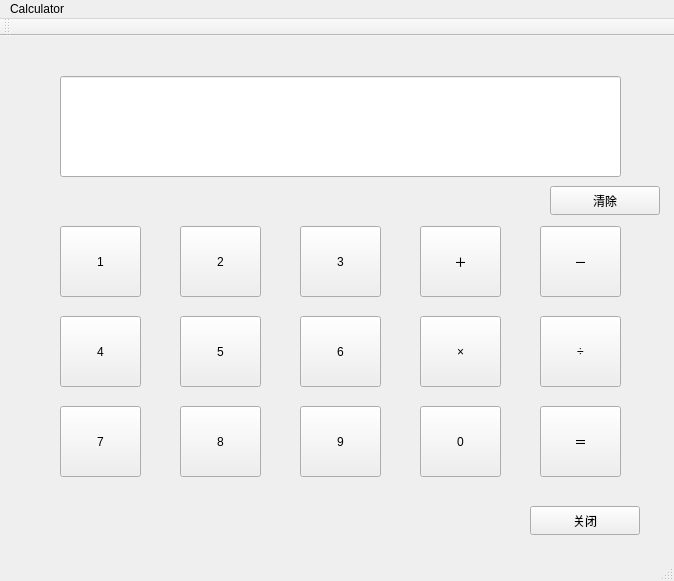
<?xml version="1.0" encoding="UTF-8"?>
<ui version="4.0">
 <class>MainWindow</class>
 <widget class="QMainWindow" name="MainWindow">
  <property name="geometry">
   <rect>
    <x>0</x>
    <y>0</y>
    <width>674</width>
    <height>581</height>
   </rect>
  </property>
  <property name="windowTitle">
   <string>MainWindow</string>
  </property>
  <widget class="QWidget" name="centralWidget">
   <widget class="QPushButton" name="n1">
    <property name="geometry">
     <rect>
      <x>60</x>
      <y>190</y>
      <width>81</width>
      <height>71</height>
     </rect>
    </property>
    <property name="text">
     <string>1</string>
    </property>
   </widget>
   <widget class="QPushButton" name="n2">
    <property name="geometry">
     <rect>
      <x>180</x>
      <y>190</y>
      <width>81</width>
      <height>71</height>
     </rect>
    </property>
    <property name="text">
     <string>2</string>
    </property>
   </widget>
   <widget class="QPushButton" name="n3">
    <property name="geometry">
     <rect>
      <x>300</x>
      <y>190</y>
      <width>81</width>
      <height>71</height>
     </rect>
    </property>
    <property name="text">
     <string>3</string>
    </property>
   </widget>
   <widget class="QPushButton" name="n4">
    <property name="geometry">
     <rect>
      <x>60</x>
      <y>280</y>
      <width>81</width>
      <height>71</height>
     </rect>
    </property>
    <property name="text">
     <string>4</string>
    </property>
   </widget>
   <widget class="QPushButton" name="n5">
    <property name="geometry">
     <rect>
      <x>180</x>
      <y>280</y>
      <width>81</width>
      <height>71</height>
     </rect>
    </property>
    <property name="text">
     <string>5</string>
    </property>
   </widget>
   <widget class="QPushButton" name="n6">
    <property name="geometry">
     <rect>
      <x>300</x>
      <y>280</y>
      <width>81</width>
      <height>71</height>
     </rect>
    </property>
    <property name="text">
     <string>6</string>
    </property>
   </widget>
   <widget class="QPushButton" name="n7">
    <property name="geometry">
     <rect>
      <x>60</x>
      <y>370</y>
      <width>81</width>
      <height>71</height>
     </rect>
    </property>
    <property name="text">
     <string>7</string>
    </property>
   </widget>
   <widget class="QPushButton" name="n8">
    <property name="geometry">
     <rect>
      <x>180</x>
      <y>370</y>
      <width>81</width>
      <height>71</height>
     </rect>
    </property>
    <property name="text">
     <string>8</string>
    </property>
   </widget>
   <widget class="QPushButton" name="n9">
    <property name="geometry">
     <rect>
      <x>300</x>
      <y>370</y>
      <width>81</width>
      <height>71</height>
     </rect>
    </property>
    <property name="text">
     <string>9</string>
    </property>
   </widget>
   <widget class="QPushButton" name="n0">
    <property name="geometry">
     <rect>
      <x>420</x>
      <y>370</y>
      <width>81</width>
      <height>71</height>
     </rect>
    </property>
    <property name="text">
     <string>0</string>
    </property>
   </widget>
   <widget class="QPushButton" name="closeAn">
    <property name="geometry">
     <rect>
      <x>530</x>
      <y>470</y>
      <width>110</width>
      <height>29</height>
     </rect>
    </property>
    <property name="text">
     <string>关闭</string>
    </property>
   </widget>
   <widget class="QPushButton" name="jia">
    <property name="geometry">
     <rect>
      <x>420</x>
      <y>190</y>
      <width>81</width>
      <height>71</height>
     </rect>
    </property>
    <property name="text">
     <string>＋</string>
    </property>
   </widget>
   <widget class="QPushButton" name="cheng">
    <property name="geometry">
     <rect>
      <x>420</x>
      <y>280</y>
      <width>81</width>
      <height>71</height>
     </rect>
    </property>
    <property name="text">
     <string>×</string>
    </property>
   </widget>
   <widget class="QPushButton" name="deng">
    <property name="geometry">
     <rect>
      <x>540</x>
      <y>370</y>
      <width>81</width>
      <height>71</height>
     </rect>
    </property>
    <property name="text">
     <string>＝</string>
    </property>
   </widget>
   <widget class="QPushButton" name="chu">
    <property name="geometry">
     <rect>
      <x>540</x>
      <y>280</y>
      <width>81</width>
      <height>71</height>
     </rect>
    </property>
    <property name="text">
     <string>÷</string>
    </property>
   </widget>
   <widget class="QPushButton" name="jian">
    <property name="geometry">
     <rect>
      <x>540</x>
      <y>190</y>
      <width>81</width>
      <height>71</height>
     </rect>
    </property>
    <property name="text">
     <string>－</string>
    </property>
   </widget>
   <widget class="QLineEdit" name="lineEdit">
    <property name="geometry">
     <rect>
      <x>60</x>
      <y>40</y>
      <width>561</width>
      <height>101</height>
     </rect>
    </property>
   </widget>
   <widget class="QPushButton" name="cleanAll">
    <property name="geometry">
     <rect>
      <x>550</x>
      <y>150</y>
      <width>110</width>
      <height>29</height>
     </rect>
    </property>
    <property name="text">
     <string>清除</string>
    </property>
   </widget>
  </widget>
  <widget class="QMenuBar" name="menuBar">
   <property name="geometry">
    <rect>
     <x>0</x>
     <y>0</y>
     <width>674</width>
     <height>34</height>
    </rect>
   </property>
   <widget class="QMenu" name="menuCalculator">
    <property name="title">
     <string>Calculator</string>
    </property>
   </widget>
   <addaction name="menuCalculator"/>
  </widget>
  <widget class="QToolBar" name="mainToolBar">
   <attribute name="toolBarArea">
    <enum>TopToolBarArea</enum>
   </attribute>
   <attribute name="toolBarBreak">
    <bool>false</bool>
   </attribute>
  </widget>
  <widget class="QStatusBar" name="statusBar"/>
 </widget>
 <layoutdefault spacing="6" margin="11"/>
 <resources/>
 <connections>
  <connection>
   <sender>closeAn</sender>
   <signal>clicked()</signal>
   <receiver>MainWindow</receiver>
   <slot>close()</slot>
   <hints>
    <hint type="sourcelabel">
     <x>584</x>
     <y>531</y>
    </hint>
    <hint type="destinationlabel">
     <x>336</x>
     <y>290</y>
    </hint>
   </hints>
  </connection>
  <connection>
   <sender>n2</sender>
   <signal>clicked()</signal>
   <receiver>MainWindow</receiver>
   <slot>slot1()</slot>
   <hints>
    <hint type="sourcelabel">
     <x>224</x>
     <y>270</y>
    </hint>
    <hint type="destinationlabel">
     <x>238</x>
     <y>170</y>
    </hint>
   </hints>
  </connection>
  <connection>
   <sender>n1</sender>
   <signal>clicked()</signal>
   <receiver>MainWindow</receiver>
   <slot>slot1()</slot>
   <hints>
    <hint type="sourcelabel">
     <x>124</x>
     <y>268</y>
    </hint>
    <hint type="destinationlabel">
     <x>121</x>
     <y>192</y>
    </hint>
   </hints>
  </connection>
  <connection>
   <sender>n3</sender>
   <signal>clicked()</signal>
   <receiver>MainWindow</receiver>
   <slot>slot1()</slot>
   <hints>
    <hint type="sourcelabel">
     <x>326</x>
     <y>266</y>
    </hint>
    <hint type="destinationlabel">
     <x>336</x>
     <y>192</y>
    </hint>
   </hints>
  </connection>
  <connection>
   <sender>n0</sender>
   <signal>clicked()</signal>
   <receiver>MainWindow</receiver>
   <slot>slot1()</slot>
   <hints>
    <hint type="sourcelabel">
     <x>468</x>
     <y>487</y>
    </hint>
    <hint type="destinationlabel">
     <x>468</x>
     <y>649</y>
    </hint>
   </hints>
  </connection>
  <connection>
   <sender>n6</sender>
   <signal>clicked()</signal>
   <receiver>MainWindow</receiver>
   <slot>slot1()</slot>
   <hints>
    <hint type="sourcelabel">
     <x>358</x>
     <y>352</y>
    </hint>
    <hint type="destinationlabel">
     <x>410</x>
     <y>408</y>
    </hint>
   </hints>
  </connection>
  <connection>
   <sender>n9</sender>
   <signal>clicked()</signal>
   <receiver>MainWindow</receiver>
   <slot>slot1()</slot>
   <hints>
    <hint type="sourcelabel">
     <x>374</x>
     <y>455</y>
    </hint>
    <hint type="destinationlabel">
     <x>407</x>
     <y>525</y>
    </hint>
   </hints>
  </connection>
  <connection>
   <sender>n5</sender>
   <signal>clicked()</signal>
   <receiver>MainWindow</receiver>
   <slot>slot1()</slot>
   <hints>
    <hint type="sourcelabel">
     <x>204</x>
     <y>381</y>
    </hint>
    <hint type="destinationlabel">
     <x>293</x>
     <y>406</y>
    </hint>
   </hints>
  </connection>
  <connection>
   <sender>n8</sender>
   <signal>clicked()</signal>
   <receiver>MainWindow</receiver>
   <slot>slot1()</slot>
   <hints>
    <hint type="sourcelabel">
     <x>248</x>
     <y>445</y>
    </hint>
    <hint type="destinationlabel">
     <x>287</x>
     <y>524</y>
    </hint>
   </hints>
  </connection>
  <connection>
   <sender>n4</sender>
   <signal>clicked()</signal>
   <receiver>MainWindow</receiver>
   <slot>slot1()</slot>
   <hints>
    <hint type="sourcelabel">
     <x>118</x>
     <y>377</y>
    </hint>
    <hint type="destinationlabel">
     <x>26</x>
     <y>368</y>
    </hint>
   </hints>
  </connection>
  <connection>
   <sender>n7</sender>
   <signal>clicked()</signal>
   <receiver>MainWindow</receiver>
   <slot>slot1()</slot>
   <hints>
    <hint type="sourcelabel">
     <x>91</x>
     <y>442</y>
    </hint>
    <hint type="destinationlabel">
     <x>22</x>
     <y>467</y>
    </hint>
   </hints>
  </connection>
 </connections>
 <slots>
  <slot>slot1()</slot>
 </slots>
</ui>
